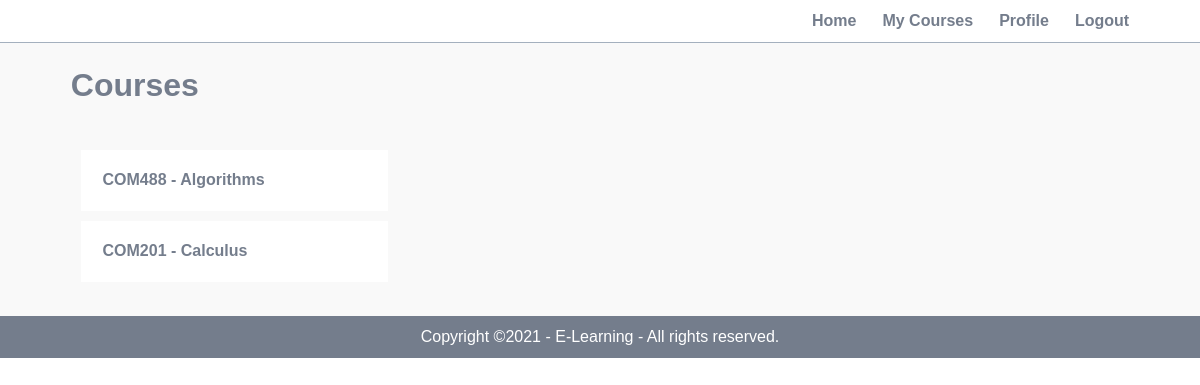
The app's page /teacher/courses.php (signed in) with its own data.
### tables this page shows
CREATE TABLE `course` (
  `id` int(10) UNSIGNED NOT NULL,
  `code` varchar(50) NOT NULL,
  `course_name` varchar(50) NOT NULL,
  `instructor_id` int(10) NOT NULL
);

### teacher/courses.php (the view, shortened to what this page needs)
<?php include('partials/menu.php'); ?>
        <div class="main-content">
            <div class="wrapper">
                <h1>Courses</h1>
                <br><br>
                <?php
                    $act_user = $_SESSION['user'];
                    $sql = "SELECT * FROM teacher WHERE username = '$act_user'";
                    $res = mysqli_query($conn, $sql);
                    if($res==TRUE){
                        $count = mysqli_num_rows($res);
                        if($count == 1){
                            $rows = mysqli_fetch_assoc($res);
                            $id = $rows['id'];
                            $sql2 = "SELECT * FROM course WHERE instructor_id = '$id'";
                            $res2 = mysqli_query($conn, $sql2);
                            if($res2==TRUE){
                                $count2 = mysqli_num_rows($res2);
                                if($count2 > 0){
                                    while($rowscourse = mysqli_fetch_assoc($res2)){
                                        $course_code = $rowscourse['code'];
                                        $course_id = $rowscourse['id'];
                                        $course_name = $rowscourse['course_name'];
                                        ?>
                                            <div class="course">
                                                <a href="course_content.php?course_id=<?php echo $course_id;?>&course_code=<?php echo $course_code; ?>&course_name=<?php echo $course_name; ?>"><?php echo $course_code . " - " . $course_name; ?></a>
                                            </div>
                                        <?php
                                    }
                                }else{
                                     echo "no course";
                                }
                            }
                        }
                        else{
                        }
                    }
                ?>
            </div>
        </div>
<?php include('partials/footer.php'); ?>

### css/student.css (style rules this page uses)
* { margin: 0; padding: 0; font-family: Arial, Helvetica, sans-serif; }
.wrapper { padding: 1%; width: 90%; margin: 0 auto; }
.wrapper h1 { color: #747d8c; }
.main-content { background-color: #f9f9f9; padding: 1%; }
.course { width: 25%; background-color: white; margin: 1%; padding: 2%; }
.course a { text-decoration: none; color: #747d8c; font-weight: bold; }

### records on screen
course: code "COM488", course_name "Algorithms"
course: code "COM201", course_name "Calculus"
